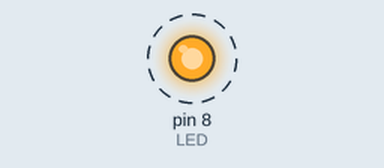
Simulated run of this sketch. Board: Arduino Uno, built with avr-gcc and run on an emulated ATmega328P. On the bench: output pins drawn as LEDs (lit = HIGH). Dashed ring = blinking. EEPROM starts erased.

Above: at 0.91 s.
Timing chart, 0 to 3.9 s (numbered marks = the images above):
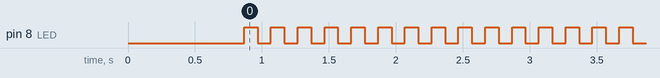

The sketch:

MCeeprom.ino
```cpp
/****************************************************************************************************************************************
 * Motor Controller EEPROM Programmer
 * Purdue IEEE ROV 2014
 * Nick Molo
 *
 * This program flushes the eeprom, writing default values to all locations, then writes the specific address defined to address 0.
 *
 ***************************************************************************************************************************************/

#include <EEPROM.h>

#define ADDRESS 0x01

#define LED 8

void setup(){

  pinMode(LED, OUTPUT);

  //flush eeprom
  for (int i = 0; i < 255; i++){
    EEPROM.write(i, 0xFF);
  }

  //program eeprom to address
  EEPROM.write(0, ADDRESS);

}

void loop(){
  digitalWrite(LED,HIGH);
  delay(100);
  digitalWrite(LED,LOW);
  delay(100);
}
```

Measured:
- by itself, pin 8 (LED): alternates HIGH for 0.10 s and LOW for 0.10 s
